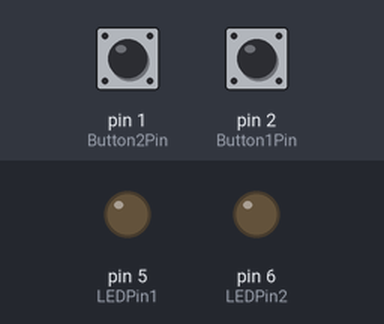
Simulated run of this sketch. Board: Arduino Uno, built with avr-gcc and run on an emulated ATmega328P. Shown: output pins drawn as LEDs (lit = HIGH). Inputs (shaded band) come from the test bench; at power-on: pin 2 (Button1Pin) HIGH, pin 1 (Button2Pin) HIGH.

Above: at 1.2 s.
1.3 s: pin 2 (Button1Pin) pulled LOW for 0.15 s
At 2.5 s:
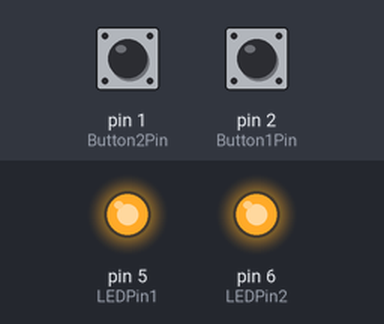
2.9 s: pin 1 (Button2Pin) pulled LOW for 0.15 s
At 3.8 s:
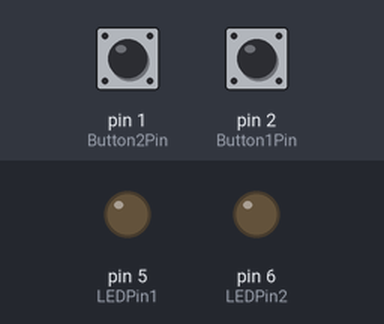
4.5 s: pin 2 (Button1Pin) pulled LOW for 1 s
At 5.0 s:
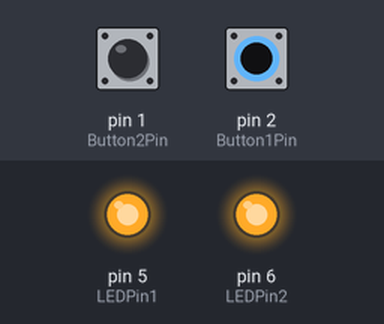
7.0 s: pin 1 (Button2Pin) driven LOW and pin 2 (Button1Pin) driven LOW
At 8.2 s:
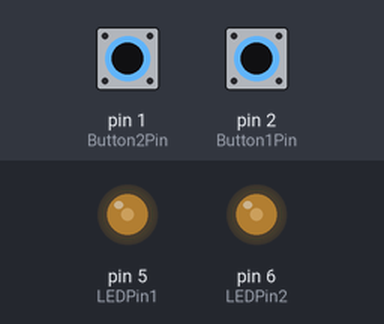
8.5 s: pin 1 (Button2Pin) driven HIGH
At 9.7 s:
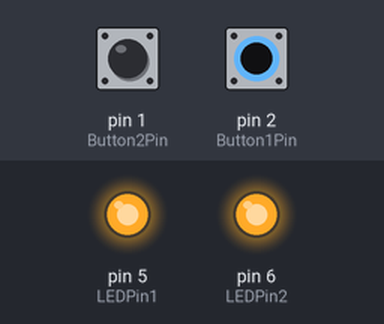
10.0 s: pin 1 (Button2Pin) pulsed LOW 2 times (0.12 s each, 0.3 s apart)
Timing chart, 0 to 13.0 s (numbered marks = the images above; inputs shaded):
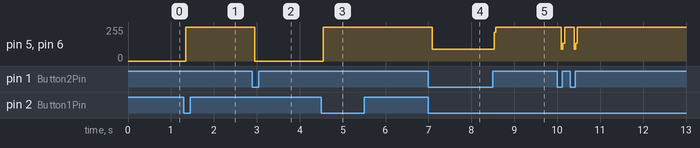

The sketch:

BUTTON_CONTROL_LED.ino
```cpp
/* TWO LED AND TWO LED */

const int Button1Pin = 2; /* PIN FOR BUTTON 1 (TO TURN ON THE LEDS)  */
const int Button2Pin = 1; /* PIN FOR BUTTON 2 (TO TURN ON THE LEDS)  */
const int LEDPin1 = 5;     /* PIN FOR THE FIRST LED  */
const int LEDPin2 = 6;     /* PIN FOR THE SECOND LED */

/* DEBOUNCE TIMING VARIABLES  */
unsigned long lastDebounceTime1 = 0;
unsigned long lastDebounceTime2 = 0;
unsigned long debounceDelay = 50; /* MILLISECONDS */

/* CURRENT BUTTON STATES  */
int button1State = HIGH;  /* INITIAL STATE FOR BUTTON 1 (NOT PRESSED) */
int button2State = HIGH;  /* INITIAL STATE FOR BUTTON 2 (NOT PRESSED) */
bool ledState = LOW;      /* INITIAL STATE FOR THE LEDS (OFF) */

void setup() {
  pinMode(Button1Pin, INPUT_PULLUP);  /* BUTTON 1 INPUT WITH INTERNAL PULL-UP RESISTOR  */
  pinMode(Button2Pin, INPUT_PULLUP);  /* BUTTON 1 INPUT WITH INTERNAL PULL-UP RESISTOR  */
  pinMode(LEDPin1, OUTPUT);           /* LED PIN 1 AS OUTPUT */
  pinMode(LEDPin2, OUTPUT);           /* LED PIN 2 AS OUTPUT */
  digitalWrite(LEDPin1, ledState);    /* INITIALIZE LED 1 STATE (OFF) */
  digitalWrite(LEDPin2, ledState);    /* INITIALIZE LED 2 STATE (OFF) */
}

void loop() {
  /* READ THE CURRENT STATE OF THE BUTTONS */
  int reading1 = digitalRead(Button1Pin);
  int reading2 = digitalRead(Button2Pin);

  /* HANDLE BUTTON 1 (TURN ON LEDS)  */
  if (reading1 != button1State) {
    lastDebounceTime1 = millis(); /* RESET THE DEBOUNCE TIMER  */
  }

  if ((millis() - lastDebounceTime1) > debounceDelay) {
    if (reading1 == LOW) { /* BUTTON 1 PRESSED  */
      ledState = HIGH;     /* SET LED STATE TO ON */
      digitalWrite(LEDPin1, ledState); /* UPDATE LED 1 */
      digitalWrite(LEDPin2, ledState); /* UPDATE LED 2 */
    }
  }

  /* HANDLE BUTTON 2 (TURN OFF LEDS) */
  if (reading2 != button2State) {
    lastDebounceTime2 = millis(); /* RESET THE DEBOUNCE TIMER  */
  }

  if ((millis() - lastDebounceTime2) > debounceDelay) {
    if (reading2 == LOW) { /* BUTTON 2 PRESSED   */
      ledState = LOW;      /* SET LED STATE TO OFF */
      digitalWrite(LEDPin1, ledState); /* UPDATE LED 1 */
      digitalWrite(LEDPin2, ledState); /* UPDATE LED 2 */
    }
  }

  /* UPDATE BUTTON STATES FOR THE NEXT ITERATION  */
  button1State = reading1;
  button2State = reading2;
}  
```

Measured:
- after the input at 1.3 s, pin 5 (LEDPin1), pin 6 (LEDPin2): 0/255 → 255/255 after 0.05 s
- after the input at 2.9 s, pin 5 (LEDPin1), pin 6 (LEDPin2): 255/255 → 0/255 after 0.05 s
- after the input at 4.5 s, pin 5 (LEDPin1), pin 6 (LEDPin2): 0/255 → 255/255 after 0.05 s
- after the input at 7.0 s, pin 5 (LEDPin1), pin 6 (LEDPin2): 255/255 → 87/255 after 0.09 s
- after the input at 8.5 s, pin 5 (LEDPin1), pin 6 (LEDPin2): 87/255 → 255/255 at once
